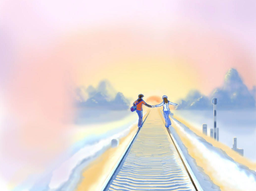
#> input picture Test/project/forLove/test.png, 256 x 191 px, shrunk from 1020 x 762 before the run
$ python card.py
#> lines starting #> are read from the running program, lines starting #| are printed output that depends on the picture
# 开发者：Annona
# 开发时间：2023/1/4 15:36
import cv2
import numpy as np
from PIL import Image
from wordcloud import WordCloud

img = cv2.imread('test.png')
#> img is the input picture: shape (191, 256, 3); mean B, G, R 217.5, 218.8, 231.6
mask = np.zeros(img.shape[:2], np.uint8)
size = (1, 65)
bgd = np.zeros(size, np.float64)
fgd = np.zeros(size, np.float64)
rect = (1, 1, img.shape[1], img.shape[0])
#> rect = (1, 1, 256, 191)
cv2.grabCut(img, mask, rect, bgd, fgd, 10, cv2.GC_INIT_WITH_RECT)
mask2 = np.where((mask == 2) | (mask == 0), 1, 255)
img = img.astype(np.int32)
img *= mask2[:, :, np.newaxis]
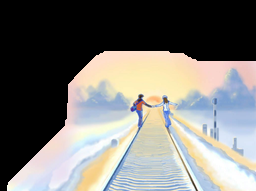
#> img: shape (191, 256, 3) int32; mean B, G, R 30038, 30946.8, 31286; drawn with min black and max white
img[img>255] = 255
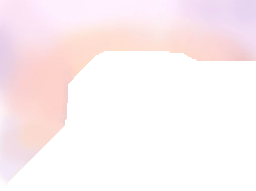
#> img: shape (191, 256, 3) int32; mean B, G, R 243.1, 240.8, 252.4
img =img.astype(np.uint8)
img = cv2.cvtColor(img, cv2.COLOR_BGR2RGB)
img = Image.fromarray(img, 'RGB')
img.save('test1.jpg')
#> (the run stopped early here; a loop or call above may not have finished)
